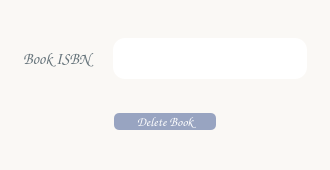
<?xml version="1.0" encoding="UTF-8"?>
<ui version="4.0">
 <class>DeleteBook</class>
 <widget class="QDialog" name="DeleteBook">
  <property name="geometry">
   <rect>
    <x>0</x>
    <y>0</y>
    <width>330</width>
    <height>170</height>
   </rect>
  </property>
  <property name="sizePolicy">
   <sizepolicy hsizetype="Expanding" vsizetype="Expanding">
    <horstretch>0</horstretch>
    <verstretch>0</verstretch>
   </sizepolicy>
  </property>
  <property name="minimumSize">
   <size>
    <width>330</width>
    <height>170</height>
   </size>
  </property>
  <property name="maximumSize">
   <size>
    <width>330</width>
    <height>170</height>
   </size>
  </property>
  <property name="windowTitle">
   <string>Dialog</string>
  </property>
  <property name="styleSheet">
   <string notr="true">background-color: rgb(250, 248, 245);</string>
  </property>
  <layout class="QFormLayout" name="formLayout">
   <item row="0" column="0" colspan="2">
    <layout class="QHBoxLayout" name="horizontalLayout">
     <item>
      <spacer name="horizontalSpacer_2">
       <property name="orientation">
        <enum>Qt::Horizontal</enum>
       </property>
       <property name="sizeHint" stdset="0">
        <size>
         <width>40</width>
         <height>20</height>
        </size>
       </property>
      </spacer>
     </item>
     <item>
      <widget class="QLabel" name="label">
       <property name="font">
        <font>
         <family>Comic Sans MS</family>
         <pointsize>12</pointsize>
        </font>
       </property>
       <property name="styleSheet">
        <string notr="true">color: rgb(100, 114, 121);</string>
       </property>
       <property name="text">
        <string>Book ISBN</string>
       </property>
      </widget>
     </item>
     <item>
      <spacer name="horizontalSpacer">
       <property name="orientation">
        <enum>Qt::Horizontal</enum>
       </property>
       <property name="sizeHint" stdset="0">
        <size>
         <width>40</width>
         <height>20</height>
        </size>
       </property>
      </spacer>
     </item>
     <item>
      <widget class="QPlainTextEdit" name="lineEdit_ISBN">
       <property name="maximumSize">
        <size>
         <width>221</width>
         <height>41</height>
        </size>
       </property>
       <property name="font">
        <font>
         <family>Comic Sans MS</family>
         <pointsize>12</pointsize>
        </font>
       </property>
       <property name="cursor" stdset="0">
        <cursorShape>IBeamCursor</cursorShape>
       </property>
       <property name="styleSheet">
        <string notr="true">background-color: rgb(255, 255, 255);
color: rgb(189, 127, 164);
border-radius: 12px;</string>
       </property>
       <property name="frameShape">
        <enum>QFrame::StyledPanel</enum>
       </property>
       <property name="frameShadow">
        <enum>QFrame::Sunken</enum>
       </property>
       <property name="lineWidth">
        <number>1</number>
       </property>
       <property name="midLineWidth">
        <number>0</number>
       </property>
      </widget>
     </item>
     <item>
      <spacer name="horizontalSpacer_3">
       <property name="orientation">
        <enum>Qt::Horizontal</enum>
       </property>
       <property name="sizeHint" stdset="0">
        <size>
         <width>40</width>
         <height>20</height>
        </size>
       </property>
      </spacer>
     </item>
    </layout>
   </item>
   <item row="1" column="0" colspan="2">
    <layout class="QHBoxLayout" name="horizontalLayout_2">
     <item>
      <spacer name="horizontalSpacer_4">
       <property name="orientation">
        <enum>Qt::Horizontal</enum>
       </property>
       <property name="sizeType">
        <enum>QSizePolicy::Expanding</enum>
       </property>
       <property name="sizeHint" stdset="0">
        <size>
         <width>40</width>
         <height>20</height>
        </size>
       </property>
      </spacer>
     </item>
     <item>
      <widget class="QPushButton" name="pushButton_delete">
       <property name="sizePolicy">
        <sizepolicy hsizetype="Expanding" vsizetype="Fixed">
         <horstretch>0</horstretch>
         <verstretch>0</verstretch>
        </sizepolicy>
       </property>
       <property name="font">
        <font>
         <family>Comic Sans MS</family>
         <pointsize>10</pointsize>
        </font>
       </property>
       <property name="cursor">
        <cursorShape>PointingHandCursor</cursorShape>
       </property>
       <property name="styleSheet">
        <string notr="true">color: rgb(255, 255, 255);
background-color: rgb(152, 164, 193);
border-radius: 5px;
</string>
       </property>
       <property name="text">
        <string>Delete Book</string>
       </property>
      </widget>
     </item>
     <item>
      <spacer name="horizontalSpacer_5">
       <property name="orientation">
        <enum>Qt::Horizontal</enum>
       </property>
       <property name="sizeType">
        <enum>QSizePolicy::Expanding</enum>
       </property>
       <property name="sizeHint" stdset="0">
        <size>
         <width>40</width>
         <height>20</height>
        </size>
       </property>
      </spacer>
     </item>
    </layout>
   </item>
  </layout>
 </widget>
 <resources/>
 <connections/>
</ui>
